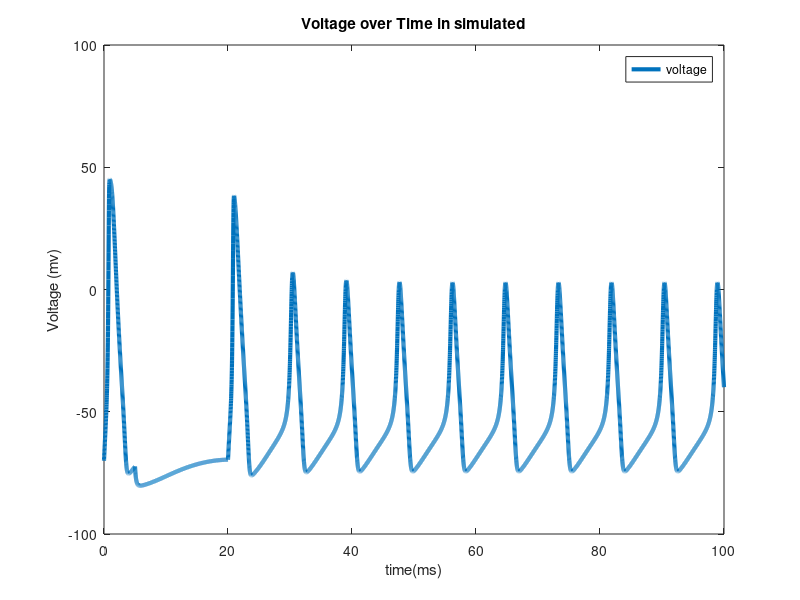
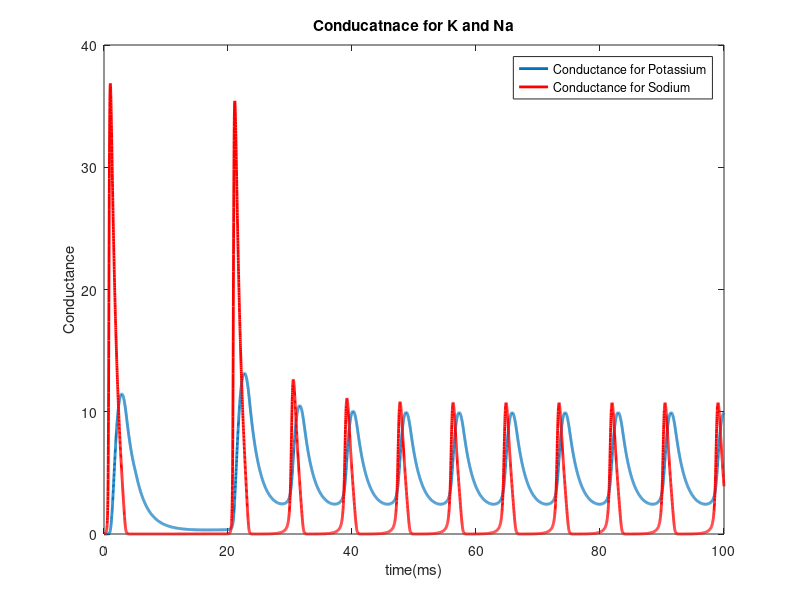

Source code (MATLAB) for these figures, in order:
Tmax= 100;
dt= 0.01;
t= 0:dt:Tmax;
Time= [0];
Level= [50];
I(1:500)=Level;
I(501:2000) = 0;
I(2001:numel(t))= Level;
gk=36;
gna=120;
gl=0.3;
ek=-12;
ena=115;
el=10.6;
c=1;
V=0;
alpha_n= 0.01 * ((10-V)/(exp(10-V)/10)-1);
beta_n= 0.125*exp(-V/80);
alpha_m= 0.1*((25-V)/(exp((25-V)/10)-1));
beta_m= 4*exp(-V/18);
alpha_h= 0.07*exp(-V/20);
beta_h= 1/(exp((30-V)/10)+1);

n(1) = alpha_n/(alpha_n+beta_n);
m(1) = alpha_m/(alpha_m+beta_m);
h(1) = alpha_h/(alpha_h+beta_h);

for i=1:numel(t)-1
    
    alpha_n(i)= 0.01* ( ( 10-V(i))/(exp((10-V(i))/10)-1));
    beta_n(i) = 0.125*exp(-V(i)/80);
    alpha_m(i) = 0.1*((25-V(i))/(exp((25-V(i))/10)-1));
    beta_m(i) = 4*exp(-V(i)/18);
    alpha_h(i) = 0.07 * exp(-V(i)/20);
    beta_h(i) = 1/(exp((30-V(i))/10)+1);
    
    Ina= (m(i)^3)* gna*h(i)*(V(i)-ena);
    Ik= (n(i)^4)*gk*(V(i)-ek);
    Il= gl * (V(i)-el);
    Iion= I(i)-Ik-Ina-Il;
    
    V(i+1)= V(i) + dt*(Iion/c);
    n(i+1) = n (i) + dt*(alpha_n(i)*(1-n(i))-beta_n(i)*n(i));
    m(i+1) = m(i) + dt*(alpha_m(i)*(1-m(i))- beta_m(i)* m(i));
    h(i+1) = h(i) + dt* (alpha_h(i)*(1-h(i)) - beta_h(i)*h(i));
end

V=V-70;

plot(t,V,'Linewidth',3)
hold on
legend({'voltage'});
ylabel('Voltage (mv)')
xlabel('time(ms)');
title('Voltage over Time in simulated')

figure
p1= plot(t,gk*n.^4, 'Linewidth',2);
hold on
p2 = plot(t,gna*(m.^3).*h,'r','LineWidth',2)
legend([p1,p2],'Conductance for Potassium','Conductance for Sodium')
ylabel('Conductance')
xlabel('time(ms)')
title('Conducatnace for K and Na')
